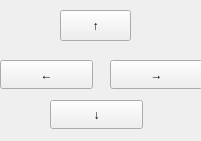
         <widget class="QWidget" name="joyStickC" native="true">
          <property name="geometry">
           <rect>
            <x>350</x>
            <y>150</y>
            <width>201</width>
            <height>141</height>
           </rect>
          </property>
          <property name="autoFillBackground">
           <bool>true</bool>
          </property>
          <widget class="QPushButton" name="tupButton">
           <property name="geometry">
            <rect>
             <x>60</x>
             <y>10</y>
             <width>71</width>
             <height>31</height>
            </rect>
           </property>
           <property name="text">
            <string>↑</string>
           </property>
          </widget>
          <widget class="QPushButton" name="trightButton">
           <property name="geometry">
            <rect>
             <x>110</x>
             <y>60</y>
             <width>93</width>
             <height>29</height>
            </rect>
           </property>
           <property name="text">
            <string>→</string>
           </property>
          </widget>
          <widget class="QPushButton" name="tdownButton">
           <property name="geometry">
            <rect>
             <x>50</x>
             <y>100</y>
             <width>93</width>
             <height>29</height>
            </rect>
           </property>
           <property name="text">
            <string>↓</string>
           </property>
          </widget>
          <widget class="QPushButton" name="tleftButton">
           <property name="geometry">
            <rect>
             <x>0</x>
             <y>60</y>
             <width>93</width>
             <height>29</height>
            </rect>
           </property>
           <property name="text">
            <string>←</string>
           </property>
          </widget>
         </widget>
